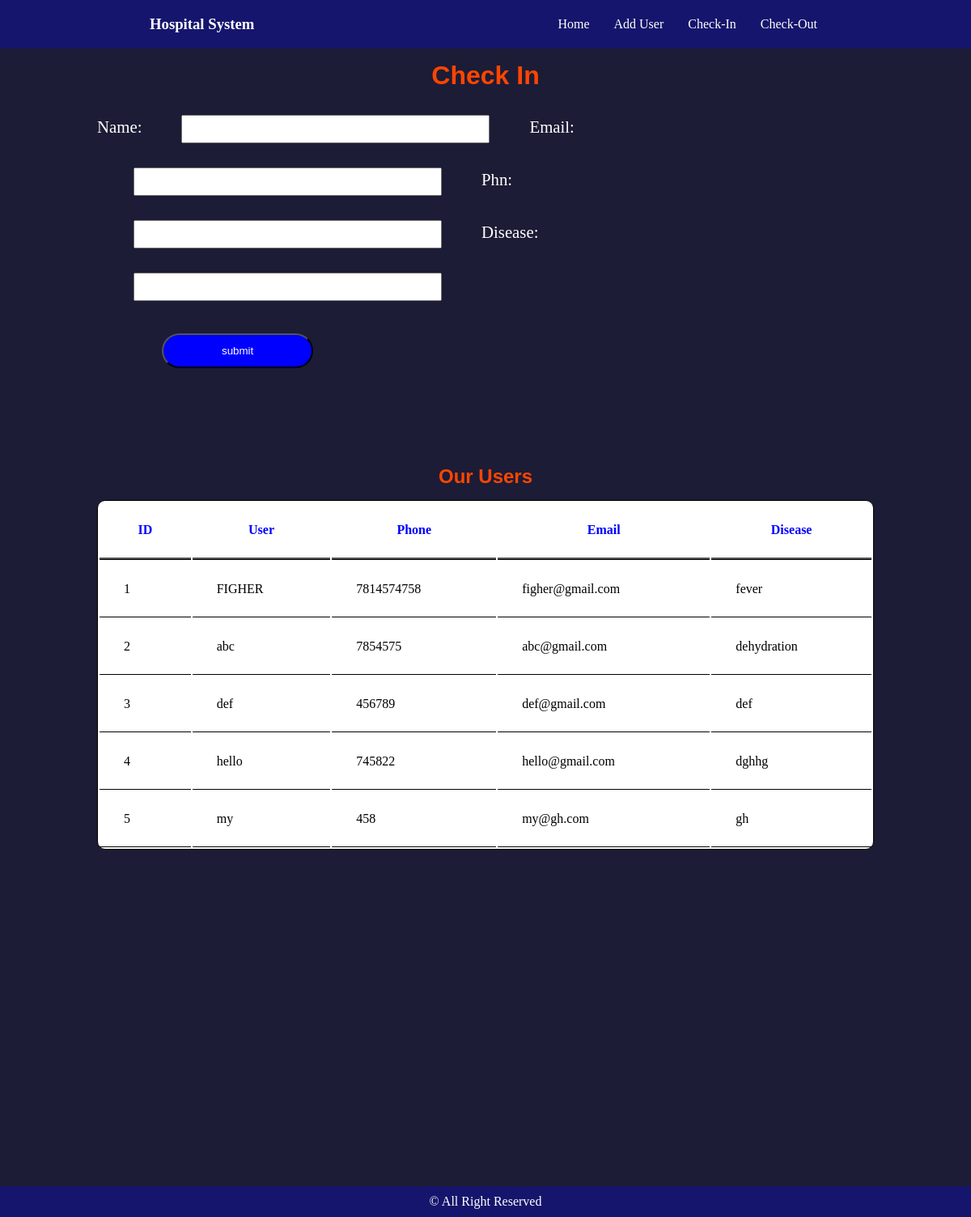
/add-user/, run on the app's committed database.
### website/models.py (models this page shows, shortened)
class User_Data(models.Model):
    name = models.CharField(max_length=35)
    email = models.EmailField()
    phn = models.IntegerField()
    disease = models.CharField(max_length=50)

### website/views.py (the view)
# urls.py: path('add-user/', views.AddUser, name="add-user"),
def AddUser(request):
    user = User_Data.objects.all()
    form = AddUserForm()
    if request.method == "POST":
        form = AddUserForm(request.POST)
        if form.is_valid():
                form.save()
    context = {'form': form, 'user': user}
    return render(request, 'website/add-user.html', context)

### website/forms.py
class AddUserForm(forms.ModelForm):
    class Meta:
        model = User_Data
        fields = "__all__"

### website/templates/website/add-user.html (shortened to what this page needs)
{% extends 'website/index.html' %}
{% block content %}
    <h1 class="heading_h1">Check In</h1>
    <form action="" method="post">
        {{form}}
        <br>
        <input type="submit" value="submit" class="sub-btn">
    </form>
{% endblock content %}
{% block data %}
<section class="data">
    <h2 class="heading_h1">Our Users</h2>
    <table>
        <tr>
            <th>ID</th>
            <th>User</th>
            <th>Phone</th>
            <th>Email</th>
            <th>Disease</th>
        </tr>
        {% for i in user %}
        <tr>
            <td>{{i.id}}</td>
            <td>{{i.name}}</td>
            <td>{{i.phn}}</td>
            <td>{{i.email}}</td>
            <td>{{i.disease}}</td>
        </tr>
        {% endfor %}
    </table>
</section>
{% endblock data %}

### static/Style/index.css (style rules this page uses)
* { margin: 0; padding: 0; box-sizing: border-box; }
:root { --color-bg: #12173d; --color-bg1: rgb(21, 21, 109); --color-bg2: rgb(28, 28, 54); }
body { background-color: var(--color-bg2); }
.heading_h1 { text-align: center; padding: 15px; color: orangered; font-family: sans-serif; }
.data { margin-top: 5rem; }
table { width: 80%; margin: auto; border: 1px solid black; background-color: white; border-radius: 10px; }
table tr { padding: 25px; }
table tr th { border-bottom: 3px ridge black; color: blue; padding: 25px 30px; }
table tr td { padding: 25px 30px; border-bottom: 1px solid black; }
form { width: 80%; color: white; margin: auto; }
form label { font-size: 1.3rem; }
.sub-btn { padding: 12px 72px; margin: 25px 5rem; color: white; border-radius: 33px; background-color: blue; }
form input { padding: 8px 100px; margin: 15px 45px; }

### data on the page
User_Data: id "1", name "FIGHER", phn "7814574758", email "figher@gmail.com", disease "fever"
User_Data: id "2", name "abc", phn "7854575", email "abc@gmail.com", disease "dehydration"
User_Data: id "3", name "def", phn "456789", email "def@gmail.com", disease "def"
User_Data: id "4", name "hello", phn "745822", email "hello@gmail.com", disease "dghhg"
User_Data: id "5", name "my", phn "458", email "my@gh.com", disease "gh"
